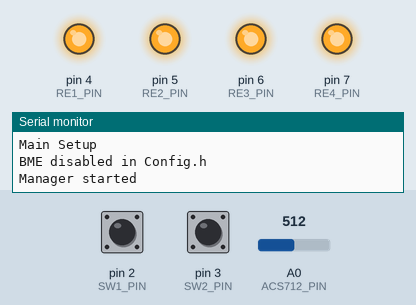
Recording of a program running on a simulated Arduino Nano, built with avr-gcc and run on an emulated ATmega328P. Parts: output pins drawn as LEDs (lit = HIGH), the last lines printed to the serial monitor. Dashed ring = blinking. Inputs (shaded band) come from the test bench; at power-on: A0 (ACS712_PIN) = 512, pin 2 (SW1_PIN) HIGH, pin 3 (SW2_PIN) HIGH.

Above: at 1.3 s.
1.4 s: A0 (ACS712_PIN) set to 536
At 2.5 s:
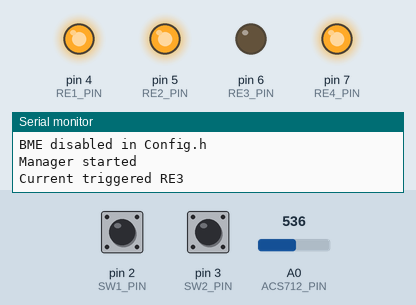
2.9 s: pin 2 (SW1_PIN) pulled LOW for 0.15 s
At 4.0 s:
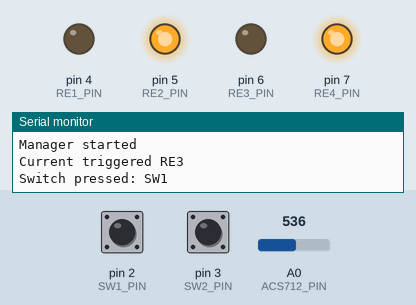
6.0 s: pin 3 (SW2_PIN) pulled LOW for 0.15 s
At 7.2 s:
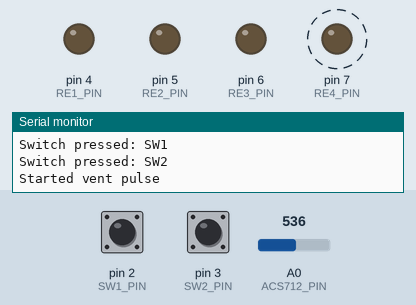
9.1 s: pin 2 (SW1_PIN) pulled LOW for 3.2 s
At 12.8 s:
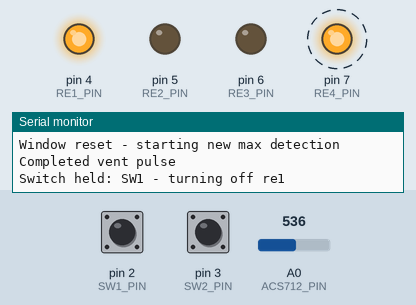
13.8 s: pin 3 (SW2_PIN) pulled LOW for 1 s
At 14.6 s:
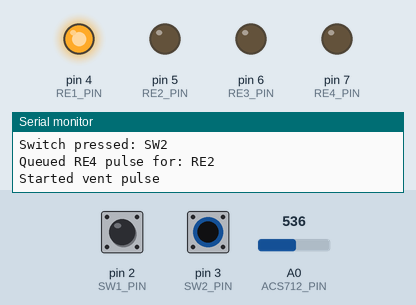
16.3 s: pin 3 (SW2_PIN) pulled LOW for 3.2 s
At 17.9 s:
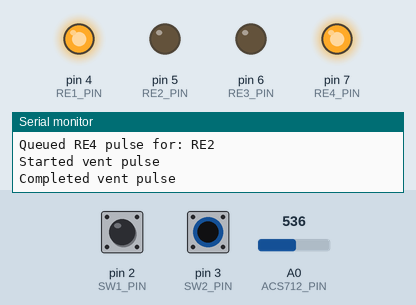
Timing chart, 0 to 20.8 s (numbered marks = the images above; inputs shaded):
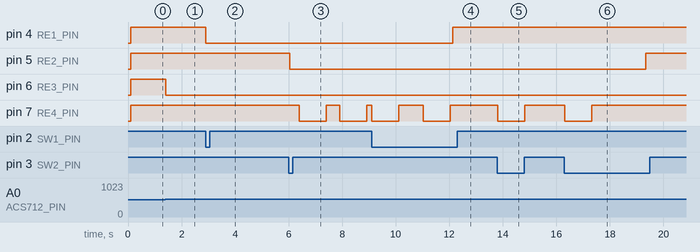

The program:

main.cpp
```cpp
#include "Config.h"
#include <Arduino.h>

#if BME_ENABLED
  #include <Adafruit_BME280.h>
  #include <Wire.h>
  #include <Adafruit_Sensor.h>
#endif

#include "Manager.h"

Manager manager(RE1_PIN, RE2_PIN, RE3_PIN, RE4_PIN, SW1_PIN, SW2_PIN, ACS712_PIN);

void setup() {
  Serial.begin(9600);
  delay(100);
  Serial.println("Main Setup");
  manager.begin();
  Serial.println("Manager started");
}

void loop() {
  manager.update();
}
```

Manager.cpp
```cpp
#include "Manager.h"
#include "Config.h"
#include <Arduino.h>

Manager::Manager(uint8_t re1Pin, uint8_t re2Pin, uint8_t re3Pin, uint8_t re4Pin,
                 uint8_t sw1Pin_, uint8_t sw2Pin_, uint8_t acsPin_)
    : re1("RE1", re1Pin), re2("RE2", re2Pin), re3("RE3", re3Pin),
      vent(re4Pin), sw1Pin(sw1Pin_), sw2Pin(sw2Pin_), acsPin(acsPin_)
{
  // re3 should remain until current drops
  re3.autoOff = false;
}

void Manager::begin()
{
  pinMode(sw1Pin, INPUT_PULLUP);
  pinMode(sw2Pin, INPUT_PULLUP);
  pinMode(re1.pin, OUTPUT);
  pinMode(re2.pin, OUTPUT);
  pinMode(re3.pin, OUTPUT);
  vent.init();

  digitalWrite(re1.pin, HIGH);
  digitalWrite(re2.pin, HIGH);
  digitalWrite(re3.pin, HIGH);

#if BME_ENABLED
  if (!bme.begin(0x76))
  { // try 0x76 first
    if (!bme.begin(0x77))
    { // fallback to 0x77
      DBG_PRINTLN("BME280 not found at 0x76 or 0x77. Check wiring.");
      while (1)
        delay(1000);
    }
  }
  DBG_PRINTLN("BME280 initialized");
#else
  DBG_PRINTLN("BME disabled in Config.h");
#endif
}

void Manager::turnOffAll()
{
  re1.stop();
  re2.stop();
  DBG_PRINTLN("All flaps turned OFF due to long switch hold.");
}

void Manager::handleButtons(unsigned long now)
{
  if (now - lastButtonsRead <= BUTTON_DEBOUNCE)
    return;
  lastButtonsRead = now;
  bool sw1 = digitalRead(sw1Pin);
  bool sw2 = digitalRead(sw2Pin);

  // edge: press
  if (sw1Prev == HIGH && sw1 == LOW)
  {
    DBG_PRINTLN("Switch pressed: SW1");
    if (!re1.active)
    {
      re1.begin(now);
    }
    else
    {
      re1.pendingRE4++;
      DBG_PRINT("Queued RE4 pulse for: ");
      DBG_PRINTLN(re1.name);
    }
  }
  if (sw2Prev == HIGH && sw2 == LOW)
  {
    DBG_PRINTLN("Switch pressed: SW2");
    if (!re2.active)
    {
      re2.begin(now);
    }
    else
    {
      re2.pendingRE4++;
      DBG_PRINT("Queued RE4 pulse for: ");
      DBG_PRINTLN(re2.name);
    }
  }

  // non-blocking hold detection (3s)
  if (sw1 == LOW)
  {
    if (sw1HoldStart == 0)
      sw1HoldStart = now;
    if (!sw1HoldHandled && (now - sw1HoldStart > 3000))
    {
      DBG_PRINTLN("Switch held: SW1 - turning off re1");
      re1.stop();
      sw1HoldHandled = true;
    }
  }
  else
  {
    sw1HoldStart = 0;
    sw1HoldHandled = false;
  }

  if (sw2 == LOW)
  {
    if (sw2HoldStart == 0)
      sw2HoldStart = now;
    if (!sw2HoldHandled && (now - sw2HoldStart > 3000))
    {
      DBG_PRINTLN("Switch held: SW2 - turning off re2");
      re2.stop();
      sw2HoldHandled = true;
    }
  }
  else
  {
    sw2HoldStart = 0;
    sw2HoldHandled = false;
  }

  sw1Prev = sw1;
  sw2Prev = sw2;
}

void Manager::handleHumidity(unsigned long now)
{
  if (now - lastHumidityRead <= HUMIDITY_READOUT_PERIOD)
    return;
  lastHumidityRead = now;
  float humidity = 0;
  // protect against missing BME
#if BME_ENABLED
  humidity = bme.readHumidity();
  DBG_PRINT("Humidity: ");
  DBG_PRINTLN(humidity);
  if (humidity > HUMIDITY_THRESHOLD)
  {
    if (!re1.active)
    {
      DBG_PRINTLN("Humidity triggered RE1");
      re1.begin(now);
    }
  }
#else
  // BME disabled: skip humidity reads
  (void)now;
#endif
}

void Manager::handleCurrent(unsigned long now)
{
  if (now - lastCurrentRead <= CURRENT_READOUT_PERIOD)
    return;
  lastCurrentRead = now;
  int sensorValue = analogRead(acsPin);

  // open flap when hood-on is detected
  if (sensorValue > CURRENT_THRESHOLD)
  {
    if (!re3.active)
    {
      DBG_PRINTLN("Current triggered RE3");
      re3.begin(now); // re3 stays active until current drops (autoOff=false)
    }
  }

  if (re3.active)
  {
    // initialize window on first sample
    if (currentWindowStart == 0)
    {
      currentWindowStart = now;
      currentWindowMax = -1;
    }
    // New max in current window?
    if (sensorValue > currentWindowMax)
    {
      currentWindowMax = sensorValue;
    }

    // If window expired, reset and start new window
    if (now - currentWindowStart >= CURRENT_WINDOW_MS)
    {
      currentWindowStart = now;
      if (currentWindowMax <= CURRENT_THRESHOLD)
      { // no more current detection
        DBG_PRINTLN("Current released RE3");
        re3.stop();
      }
      currentWindowMax = -1;
      Serial.println("Window reset - starting new max detection");
    }
  }
}

void Manager::update()
{
  unsigned long now = millis();

  vent.update(now);    // handle RE4 completion
  handleButtons(now);  // poll buttons
  handleHumidity(now); // humidity periodic
  handleCurrent(now);  // current periodic

  // process each relay (schedules pulses, auto-off)
  re1.process(vent, now);
  re2.process(vent, now);
  re3.process(vent, now);
}
```

Manager.h
```cpp
#ifndef MANAGER_H
#define MANAGER_H

#include <Arduino.h>
#include "Vent.h"
#include "RelayTask.h"
#include "Config.h"

#if BME_ENABLED
  #include <Wire.h>
  #include <Adafruit_Sensor.h>
  #include <Adafruit_BME280.h>
#endif

class Manager {
public:
  // bmePtr may be null when BME_ENABLED == 0
  Manager(uint8_t re1Pin, uint8_t re2Pin, uint8_t re3Pin, uint8_t re4Pin,
          uint8_t sw1Pin, uint8_t sw2Pin, uint8_t acsPin);

  void begin();
  void update();

private:
  RelayTask re1;
  RelayTask re2;
  RelayTask re3;
  Vent vent;

  uint8_t sw1Pin, sw2Pin, acsPin;
#if BME_ENABLED
  Adafruit_BME280 bme;
#endif

  unsigned long lastHumidityRead = 0;
  unsigned long lastCurrentRead = 0;
  unsigned long lastButtonsRead = 0;
  unsigned long sw1HoldStart = 0;
  unsigned long sw2HoldStart = 0;
  bool sw1HoldHandled = false;
  bool sw2HoldHandled = false;
  bool sw1Prev = HIGH;
  bool sw2Prev = HIGH;

  unsigned long lastCurrentMillis = 0;
  unsigned long currentWindowStart = 0;
  int currentWindowMax = -1;

  void handleButtons(unsigned long now);
  void handleHumidity(unsigned long now);
  void handleCurrent(unsigned long now);
  void turnOffAll();
};

#endif // MANAGER_H
```

RelayTask.cpp
```cpp
#include "RelayTask.h"
#include "Vent.h"
#include "Config.h"
#include <Arduino.h>

void RelayTask::process(Vent &vent, unsigned long now)
{
  if (!active)
    return;

  // Pulse ventilation after flap opening time
  if (pendingRE4 > 0 && (now - startTime >= FLAP_OPENING_TIME))
  {
    pendingRE4--;
    vent.startPulse(now);
  }

  // Auto-off after run time (for tasks with autoOff)
  if (autoOff && (now - startTime >= CENTRAL_FAN_RUN_TIME))
  {
    stop();
    #ifdef DEBUG
        Serial.print("Relay OFF: ");
        Serial.println(name);
    #endif
  } else if (now - startTime >= CENTRAL_FAN_RUN_TIME){
    startTime = now;
    vent.startPulse(now);
  }
}
```

RelayTask.h
```cpp
#ifndef RELAY_TASK_H
#define RELAY_TASK_H

#include <Arduino.h>

class Vent; // forward

class RelayTask {
public:
  const char *name;
  uint8_t pin;
  bool active = false;
  unsigned long startTime = 0;
  uint8_t pendingRE4 = 0;
  bool autoOff = true;

  RelayTask(const char *n = "", uint8_t p = 0) : name(n), pin(p) {}

  void begin(unsigned long now) {
    digitalWrite(pin, LOW);
    active = true;
    startTime = now;
    pendingRE4 = 1;
  }

  void stop() {
    digitalWrite(pin, HIGH);
    active = false;
    pendingRE4 = 0;
  }

  // Called regularly from Manager::update()
  void process(Vent &vent, unsigned long now);

};

#endif // RELAY_TASK_H
```

Vent.h
```cpp
#ifndef VENT_H
#define VENT_H

#include <Arduino.h>
#include "RelayTask.h"
#include "Config.h"

class Vent
{
  uint8_t re4Pin;
  bool pulsing = false;
  unsigned long pulseStart = 0;

public:
  Vent(uint8_t re4Pin_) : re4Pin(re4Pin_) {}

  void init()
  {
    pinMode(re4Pin, OUTPUT);
    digitalWrite(re4Pin, HIGH);
    pulsing = false;
    pulseStart = 0;
  }

  // Start a RE4 pulse (1s) if not already pulsing.
  // Returns true if the pulse was started (otherwise ignored).
  bool startPulse(unsigned long now)
  {
    if (pulsing)
      return false;
    digitalWrite(re4Pin, LOW);
    pulsing = true;
    pulseStart = now;
    DBG_PRINTLN("Started vent pulse");
    return true;
  }

  // Call regularly to finish RE4 pulse
  void update(unsigned long now)
  {
    if (!pulsing)
      return;
    if (now - pulseStart >= 1000)
    {
      digitalWrite(re4Pin, HIGH);
      pulsing = false;
      DBG_PRINTLN("Completed vent pulse");
    }
  }
};

#endif // VENT_H
```

Config.h
```cpp
#ifndef VENT_CONFIG_H
#define VENT_CONFIG_H

#include <Arduino.h> // provide uint8_t, A0, etc.

// Enable/disable debug output across all TUs
#define DEBUG 1

#ifdef DEBUG
  #define DBG_PRINT(x) Serial.print(x)
  #define DBG_PRINTLN(x) Serial.println(x)
#else
  #define DBG_PRINT(x)
  #define DBG_PRINTLN(x)
#endif

// Enable/disable BME280 usage (1 = enabled, 0 = disabled)
#define BME_ENABLED 0

// Timing / thresholds
constexpr unsigned long FLAP_OPENING_TIME       = 5000UL;
constexpr unsigned long CENTRAL_FAN_RUN_TIME    = 120000UL;
constexpr unsigned long CENTRAL_FAN_WAIT_TIME   = 10000UL;

constexpr unsigned long HUMIDITY_READOUT_PERIOD = 10000UL;
constexpr unsigned long CURRENT_READOUT_PERIOD  = 25UL; // 25ms, NOT to be aligned to 50Hz~20ms
constexpr unsigned long CURRENT_WINDOW_MS       = 10000UL;
constexpr unsigned long BUTTON_DEBOUNCE         = 50UL;

constexpr float HUMIDITY_THRESHOLD = 70.0f;
// Hood measured max values:
// idle            517-519
// light ony       522-526
// vent + light    533-541
// vent only       527-530
constexpr int CURRENT_THRESHOLD  = 526;

// Pins
constexpr uint8_t SW1_PIN  = 2;
constexpr uint8_t SW2_PIN  = 3;
constexpr uint8_t RE1_PIN  = 4;
constexpr uint8_t RE2_PIN  = 5;
constexpr uint8_t RE3_PIN  = 6;
constexpr uint8_t RE4_PIN  = 7;
constexpr uint8_t ACS712_PIN = A0; //ACS712 5A

#endif // VENT_CONFIG_H
```

Measured:
- the behaviour switches between 526 and 527 on A0 (ACS712_PIN) (found by bisection; images 0 and 1)
- after the input at 1.4 s, pin 6 (RE3_PIN): HIGH → LOW at once
- after the input at 2.9 s, pin 4 (RE1_PIN): HIGH → LOW at once
- after the input at 6.0 s, pin 5 (RE2_PIN): HIGH → LOW at once
- after the input at 9.1 s, pin 4 (RE1_PIN): LOW → HIGH after 3.0 s
- after the input at 13.8 s, pin 7 (RE4_PIN): HIGH → LOW at once, → HIGH 1.0 s later
- after the input at 16.3 s, pin 5 (RE2_PIN): LOW → HIGH after 3.0 s; pin 7 (RE4_PIN): HIGH → LOW at once, → HIGH 1.0 s later
- by itself, pin 7 (RE4_PIN): alternates HIGH for 0.93 s and LOW for 1.0 s
